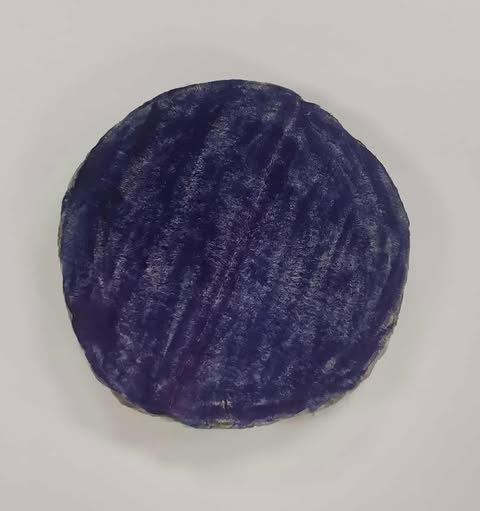
#> input picture Assignment/image_processing/templ/circle.jpg, 480 x 511 px, given in place of the camera
$ python test_front_camera.py
#> lines starting #> are read from the running program, lines starting #| are printed output that depends on the picture; after the words box and inside, x2 and y2 are one past the last pixel; in counts of white or black regions, pixels touching at a corner belong together
import cv2
import numpy as np

# ======================================================================
# สร้าง Template Shapes (ใช้ contour)
# ======================================================================
def create_template_shapes():
    templates = {}

    # สามเหลี่ยม
    triangle = np.array([[[100, 200]], [[200, 200]], [[150, 100]]])
    templates["Triangle"] = triangle

    # สี่เหลี่ยม
    square = np.array([[[100, 100]], [[200, 100]], [[200, 200]], [[100, 200]]])
    templates["Square"] = square

    # วงกลม
    circle_img = np.zeros((300, 300), dtype="uint8")
    cv2.circle(circle_img, (150, 150), 80, 255, -1)
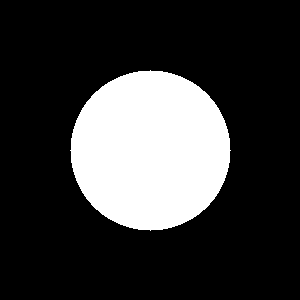
#> circle_img: shape (300, 300); 22.3% white; 1 white region
    cnts, _ = cv2.findContours(circle_img, cv2.RETR_EXTERNAL, cv2.CHAIN_APPROX_SIMPLE)
    templates["Circle"] = cnts[0]

    return templates

# ======================================================================
# คลาส ObjectDetector
# ======================================================================
class ObjectDetector:
    def __init__(self, templates):
        self.templates = templates

    def detect(self, frame):
        frame = cv2.flip(frame, 1)
        output = frame.copy()

        # 1. แปลงภาพเป็น HSV
        hsv = cv2.cvtColor(frame, cv2.COLOR_BGR2HSV)

        # 2. กำหนดช่วงสี
        lower_green = np.array([40, 50, 50])
        upper_green = np.array([90, 255, 255])
        lower_blue = np.array([95, 80, 80])
        upper_blue = np.array([130, 255, 255])

        # 3. สร้าง mask
        mask_green = cv2.inRange(hsv, lower_green, upper_green)
        mask_blue = cv2.inRange(hsv, lower_blue, upper_blue)
        combined_mask = cv2.bitwise_or(mask_green, mask_blue)

        # 4. หา contours
        contours, _ = cv2.findContours(combined_mask, cv2.RETR_EXTERNAL, cv2.CHAIN_APPROX_SIMPLE)

        # 5. วิเคราะห์แต่ละ contour
        for cnt in contours:
            area = cv2.contourArea(cnt)
            if area < 1000:
                continue

            # --- Template Matching ---
            best_shape = "Unknown"
            best_score = 1.0
            for shape_name, tmpl in self.templates.items():
                score = cv2.matchShapes(cnt, tmpl, 1, 0.0)
                if score < best_score:
                    best_score = score
                    best_shape = shape_name

            shape = best_shape

            # --- วิเคราะห์สี ---
            mask = np.zeros(frame.shape[:2], dtype="uint8")
            cv2.drawContours(mask, [cnt], -1, 255, -1)

            if cv2.mean(mask_green, mask=mask)[0] > 1:
                color = "Green"
            elif cv2.mean(mask_blue, mask=mask)[0] > 1:
                color = "Blue"
            else:
                color = "Unknown"

            # --- วาดผลลัพธ์ ---
            x, y, w, h = cv2.boundingRect(cnt)
            cv2.drawContours(output, [cnt], -1, (0, 255, 0), 3)
            cv2.putText(output, f"{shape}, {color}", (x, y - 15),
                        cv2.FONT_HERSHEY_SIMPLEX, 0.7, (255, 255, 255), 2)

        return output

# ======================================================================
# Main (สำหรับใช้กับเว็บแคม)
# ======================================================================
if __name__ == '__main__':
    print("💻 กำลังเปิดกล้องเว็บแคม...")
    cap = cv2.VideoCapture(0)
    cap.set(cv2.CAP_PROP_FRAME_WIDTH, 1280)
    cap.set(cv2.CAP_PROP_FRAME_HEIGHT, 720)

    if not cap.isOpened():
        print("❌ ไม่สามารถเปิดกล้องเว็บแคมได้")
        exit()

    print("✅ เปิดกล้องเว็บแคมสำเร็จ. กด 'q' เพื่อออกจากโปรแกรม")
    templates = create_template_shapes()
    detector = ObjectDetector(templates)

    try:
        while True:
            ret, frame = cap.read()
#> frame is the input picture: shape (511, 480, 3); mean B, G, R 144.4, 134.5, 139
            if not ret or frame is None:
                print("⚠️ ไม่สามารถอ่านเฟรมจากกล้องได้")
                break

            processed_frame = detector.detect(frame)
#> in detect, `frame = cv2.flip(frame, 1)`:
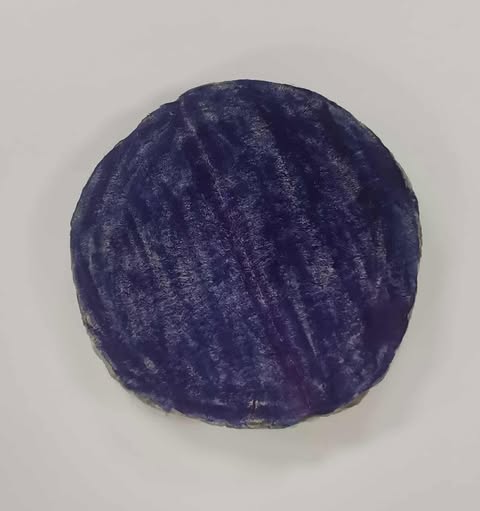
#> frame: shape (511, 480, 3); mean of channels 0, 1, 2 144.4, 134.5, 139; drawn as B, G, R
#> in detect, `hsv = cv2.cvtColor(frame, cv2.COLOR_BGR2HSV)`: hsv: shape (511, 480, 3); mean H, S, V 57.2, 48.1, 149.5
#> in detect, `mask_green = cv2.inRange(hsv, lower_green, upper_green)`: mask_green: shape (511, 480); every value is 0
#> in detect, `mask_blue = cv2.inRange(hsv, lower_blue, upper_blue)`:
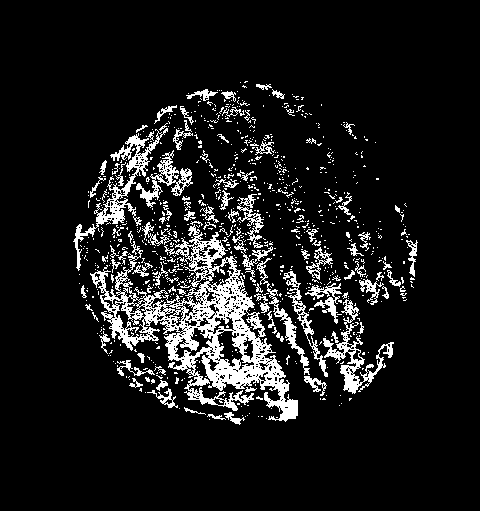
#> mask_blue: shape (511, 480); 10.3% white; 861 white regions (762 under 20 px)
#> in detect, `contours, _ = cv2.findContours(combined_mask, cv2.RETR_EXTERNAL, cv2.C..`: contours = 843 contours, 784 with area under 20; largest, box (x1, y1, x2, y2) and area: (90, 224, 298, 422) 13915, (73, 128, 168, 271) 1506, (323, 299, 394, 394) 1220, (136, 150, 193, 208) 774, (283, 271, 328, 377) 518
#> the loop in detect, `for cnt in contours:` made 843 passes
#> area on passes 122, 436, 750: 1220.5, 13915, 1506.5
#> area on passes 9, 11, 28, 32, 37, 41: 23.5, 67, 125.5, 44, 29, 119.5
#> after the loop in detect, `for cnt in contours:`:
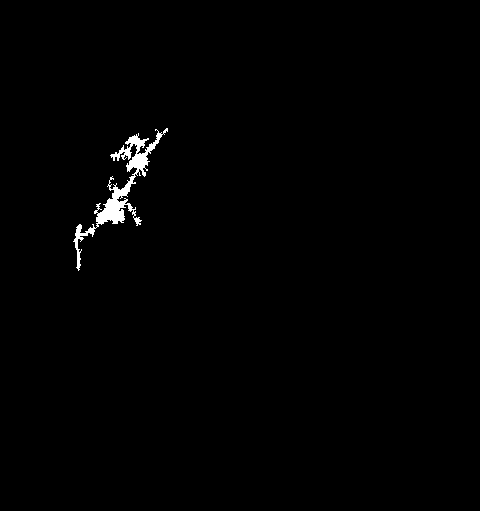
#> mask: shape (511, 480); 0.81% white; 1 white region, box (x1, y1, x2, y2) and area: (73, 128, 168, 271) 1976
#> after the loop in detect, `for cnt in contours:`:
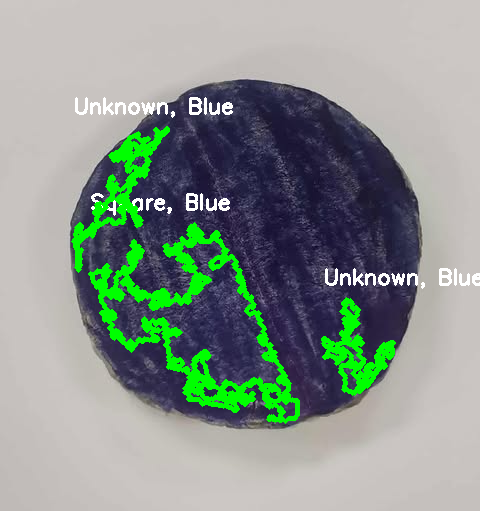
#> output: shape (511, 480, 3); 7.3% of pixels changed, all inside (x1, y1, x2, y2) = (71, 97, 480, 424); drawn as B, G, R
            cv2.imshow('Live Webcam Feed - Press "q" to exit', processed_frame)

            key = cv2.waitKey(1) & 0xFF
#> (key q is pressed here)
            if key == ord('q'):
                print("...กำลังปิดโปรแกรม")
                break

    except Exception as e:
        print(f"❌ เกิดข้อผิดพลาดร้ายแรง: {e}")
    finally:
        cap.release()
        cv2.destroyAllWindows()
        print("📷 Resolution:", cap.get(cv2.CAP_PROP_FRAME_WIDTH), "x", cap.get(cv2.CAP_PROP_FRAME_HEIGHT))
#| 📷 Resolution: 480.0 x 511.0
        print("🔌 ปิดการเชื่อมต่อกล้องเรียบร้อย")

$ run again, on Assignment/image_processing/templ/rectangle.jpg
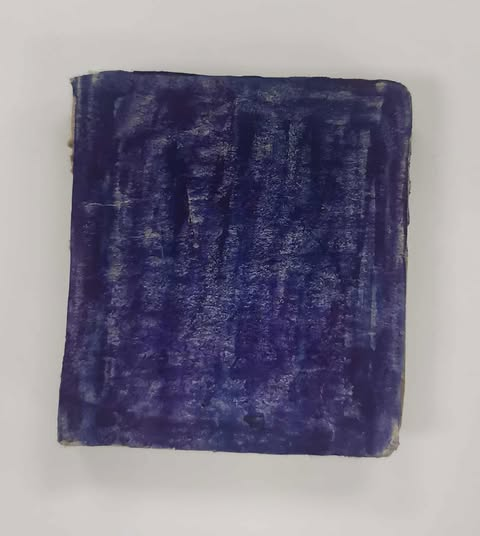
#> input picture Assignment/image_processing/templ/rectangle.jpg, 480 x 536 px, given in place of the camera
#> circle_img: shape (300, 300); 22.3% white; 1 white region
#> frame is the input picture: shape (536, 480, 3); mean B, G, R 139.5, 123.5, 127.6
#> hsv: shape (536, 480, 3); mean H, S, V 67.9, 60.1, 143.6
#> mask_green: shape (536, 480); every value is 0
#> in detect, `mask_blue = cv2.inRange(hsv, lower_blue, upper_blue)`:
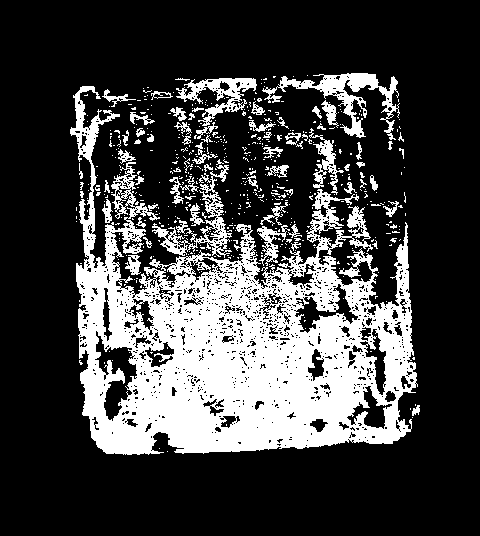
#> mask_blue: shape (536, 480); 25.6% white; 537 white regions (468 under 20 px)
#> contours = 516 contours, 472 with area under 20; largest, box (x1, y1, x2, y2) and area: (70, 86, 418, 455) 63018, (262, 73, 400, 140) 1996, (152, 165, 232, 258) 1532, (176, 78, 257, 126) 1212, (309, 128, 344, 195) 518
#> the loop in detect, `for cnt in contours:` made 516 passes
#> area on passes 293, 506, 511, 516: 1532, 63018.5, 1212.5, 1996.5
#> after the loop in detect, `for cnt in contours:`:
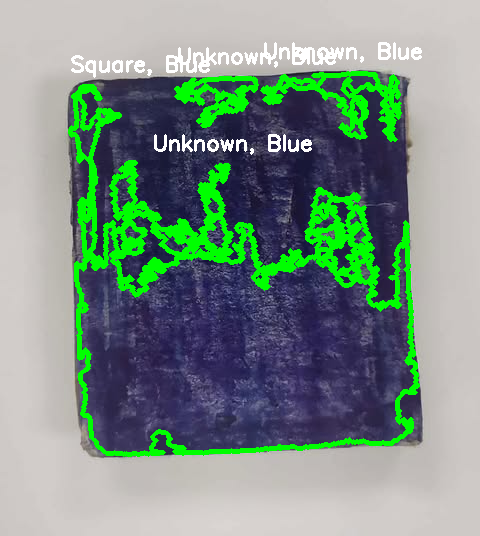
#> output: shape (536, 480, 3); mean of channels 0, 1, 2 132.6, 144.7, 123.8; drawn as B, G, R
#| 📷 Resolution: 480.0 x 536.0

$ run again, on Assignment/image_processing/templ/triangle.jpg
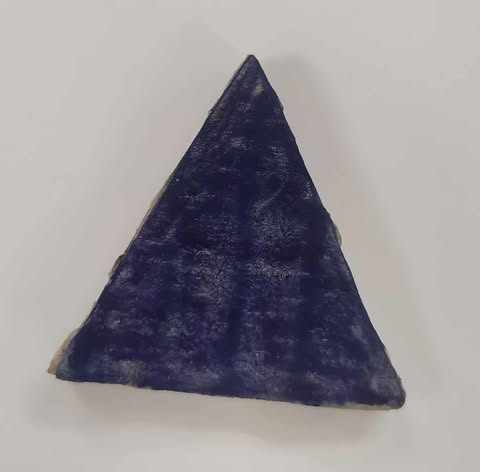
#> input picture Assignment/image_processing/templ/triangle.jpg, 480 x 472 px, given in place of the camera
#> circle_img: shape (300, 300); 22.3% white; 1 white region
#> frame is the input picture: shape (472, 480, 3); mean B, G, R 150.4, 145.8, 150.2
#> in detect, `frame = cv2.flip(frame, 1)`:
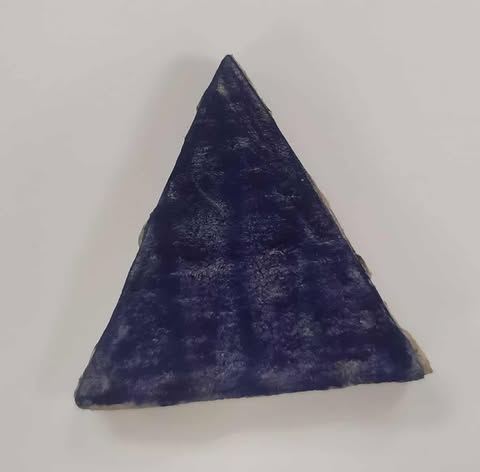
#> frame: shape (472, 480, 3); mean of channels 0, 1, 2 150.4, 145.8, 150.2; drawn as B, G, R
#> hsv: shape (472, 480, 3); mean H, S, V 43.9, 36.5, 156.8
#> mask_green: shape (472, 480); every value is 0
#> in detect, `mask_blue = cv2.inRange(hsv, lower_blue, upper_blue)`:
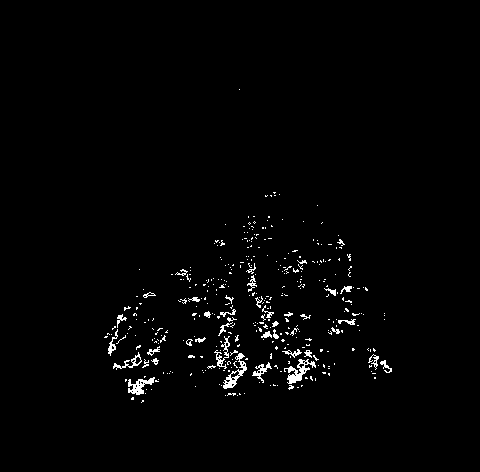
#> mask_blue: shape (472, 480); 1.6% white in thin lines or dots, all inside (x1, y1, x2, y2) = (104, 89, 392, 403)
#> contours = 374 contours, 349 with area under 20; largest, box (x1, y1, x2, y2) and area: (223, 353, 247, 389) 248, (284, 359, 316, 384) 238, (128, 377, 155, 395) 186, (113, 352, 142, 370) 102, (252, 362, 272, 383) 90
#> the loop in detect, `for cnt in contours:` made 374 passes
#> area on passes 27, 56: 186.5, 90.5
#| 📷 Resolution: 480.0 x 472.0
